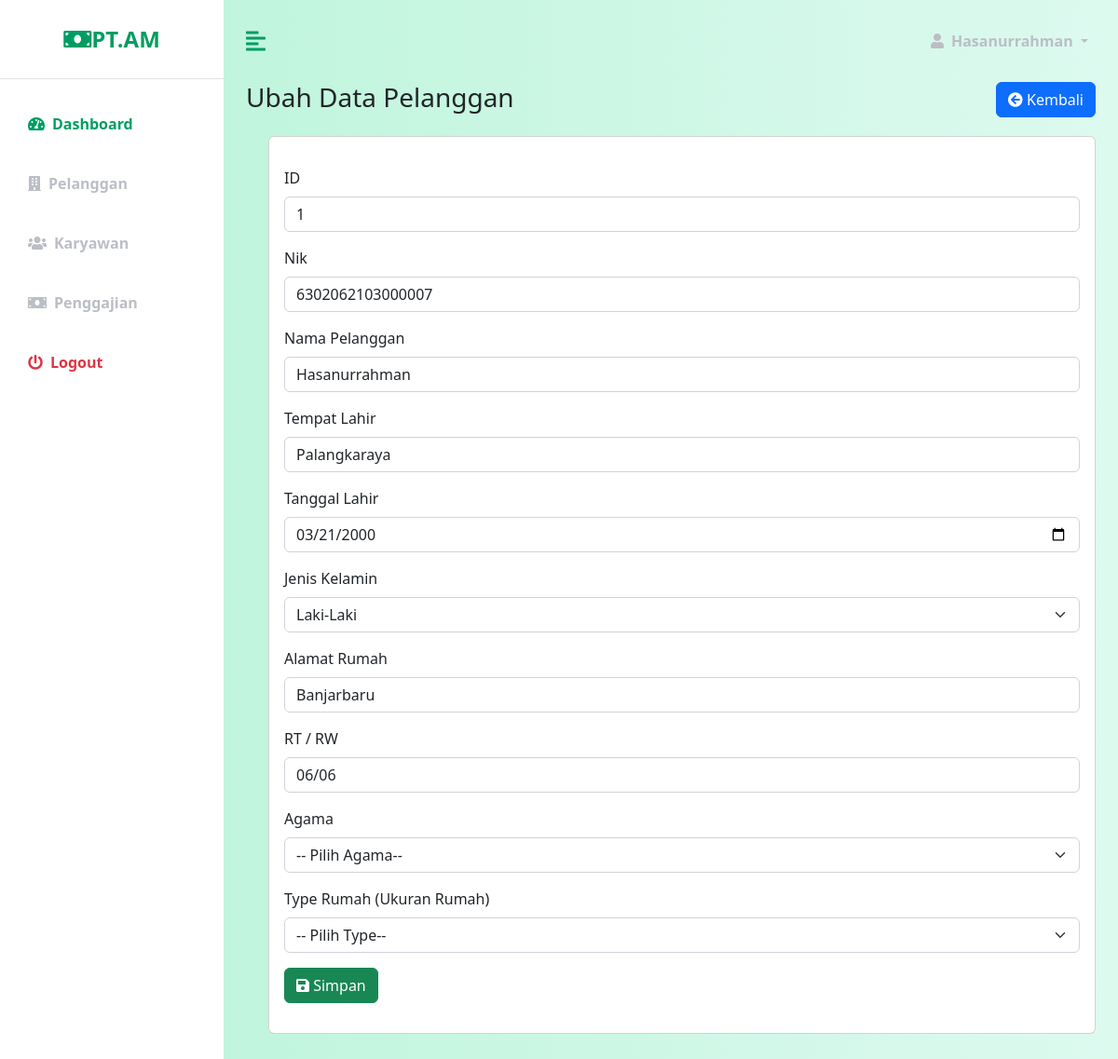
Screenshot of /index.php?page=pelangganubah&id=1 (signed in) with the database file from the repository.
### tables this page shows
CREATE TABLE `pelanggan` (
  `id` int(30) NOT NULL,
  `nik` varchar(50) NOT NULL,
  `nama` varchar(50) NOT NULL,
  `tempat` varchar(100) NOT NULL,
  `tgl_lahir` date NOT NULL,
  `jekel` enum('Laki-Laki','Perempuan') NOT NULL,
  `alamat_rumah` varchar(50) NOT NULL,
  `rt_rw` varchar(50) NOT NULL,
  `agama` enum('Islam','Kristen','Hindu','Buddha','Konghucu') NOT NULL,
  `type` varchar(50) NOT NULL
);

### pages/pelanggan/pelangganubah.php (the view, shortened to what this page needs)
<div id="top" class="row mb-3">
    <div class="col">
        <h3>Ubah Data Pelanggan</h3>
    </div>
    <div class="col">
        <a href="?page=pelanggan" class="btn btn-primary float-end">
            <i class="fa fa-arrow-circle-left"></i>
            Kembali
        </a>
    </div>
</div>
<div id="pesan" class="row mb-3">
    <div class="col">
        <?php
        include "database/connection.php";
        ?>
        <?php
        $id = $_GET["id"];
        $selectSQL = "SELECT * FROM pelanggan WHERE id = $id";
        $result = mysqli_query($connection, $selectSQL);
        $row = mysqli_fetch_assoc($result);
        ?>
</div>
<div id="inputan" class="row mb-3">
    <div class="col">
        <div class="card px-3 py-3">
            <form action="" method="post">
                <div class="mb-3 mt-3">
                    <label for="id" class="form-label">ID</label>
                    <input type="text" class="form-control" id="id" name="id" value="<?php echo $id ?>" readonly>
                </div>
                <div class="mb-3 mt-3">
                    <label for="nik" class="form-label">Nik</label>
                    <input type="number" class="form-control" id="nik" name="nik" placeholder="Masukkan NIK" value="<?php echo $row['nik'] ?>" required>
                </div>
                <div class="mb-3 mt-3">
                    <label for="nama" class="form-label">Nama Pelanggan</label>
                    <input type="text" class="form-control" id="nama" name="nama" placeholder="Masukkan Nama Lengkap" value="<?php echo $row['nama'] ?>" required>
                </div>
                <div class="mb-3 mt-3">
                    <label for="tempat" class="form-label">Tempat Lahir</label>
                    <input type="text" class="form-control" id="tempat" name="tempat" placeholder="Masukkan Tempat Lahir" value="<?php echo $row['tempat'] ?>" required>
                </div>
                <div class="mb-3 mt-3">
                    <label for="tgl_lahir" class="form-label">Tanggal Lahir</label>
                    <input type="date" class="form-control" id="tgl_lahir" name="tgl_lahir" value="<?php echo $row['tgl_lahir'] ?>" required>
                </div>
                <div class="mb-3 mt-3">
                    <label for="jekel" class="form-label">Jenis Kelamin</label>
                    <select class="form-select" name="jekel" id="jekel">
                        <option value="Laki-Laki">Laki-Laki</option>
                    </select>
                </div>
                <div class="mb-3 mt-3">
                    <label for="alamat" class="form-label">Alamat Rumah</label>
                    <input type="text" class="form-control" id="alamat_rumah" name="alamat_rumah" placeholder="Alamat" value="<?php echo $row['alamat_rumah'] ?>" required>
                </div>
                <div class="mb-3 mt-3">
                    <label for="rt_rw" class="form-label">RT / RW</label>
                    <input type="text" class="form-control" id="rt_rw" name="rt_rw" placeholder="RT/RW" value="<?php echo $row['rt_rw'] ?>" required>
                </div>
                <div class="mb-3 mt-3">
                    <label for="agama" class="form-label">Agama</label>
                    <select class="form-select" aria-label="Default select example" name="agama" value="<?php echo $row['agama'] ?>">
                        <option value="">-- Pilih Agama--</option>
                    </select>
                </div>
                <div class="mb-3 mt-3">
                    <label for="type" class="form-label">Type Rumah (Ukuran Rumah)</label>
                    <select class="form-select" aria-label="Default select example" name="type" value="<?php echo $row['type'] ?>">
                        <option value="">-- Pilih Type--</option>
                    </select>
                </div>
                <div class="col mb-3 mt-3">
                    <button class="btn btn-success" type="submit" name="simpan_button">
                        <i class="fas fa-save"></i>
                        Simpan
                    </button>
                </div>
            </form>
        </div>
    </div>
</div>

### css/custom.css (style rules this page uses)
:root { --main-bg-color: #009d63; --main-text-color: #009d63; --second-text-color: #bbbec5; --second-bg-color: #c1efde; }

### rows the page displays
pelanggan: nik "6302062103000007", nama "Hasanurrahman", tempat "Palangkaraya", tgl_lahir "03/21/2000", alamat_rumah "Banjarbaru", rt_rw "06/06"

### other values shown
$_SESSION['nama'] "Hasanurrahman"
